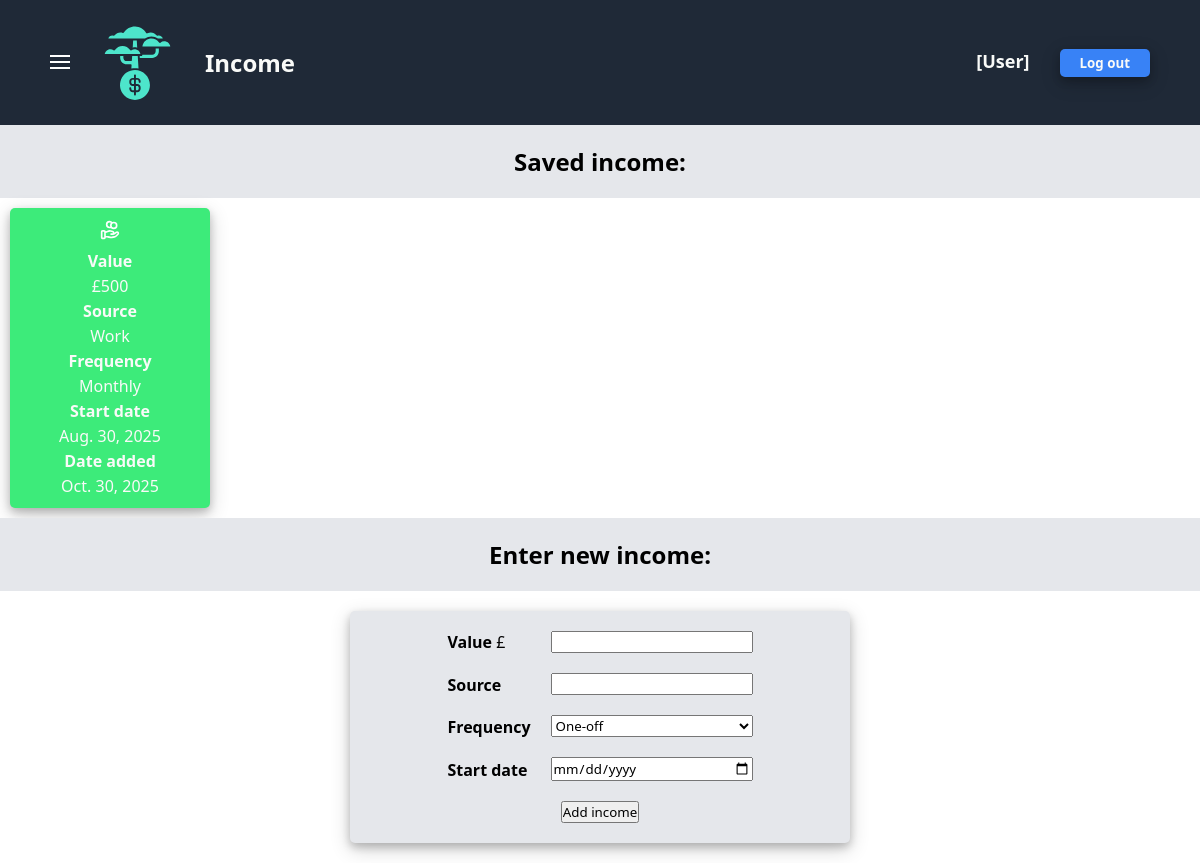
Before: /finance/income/ with the older database file.
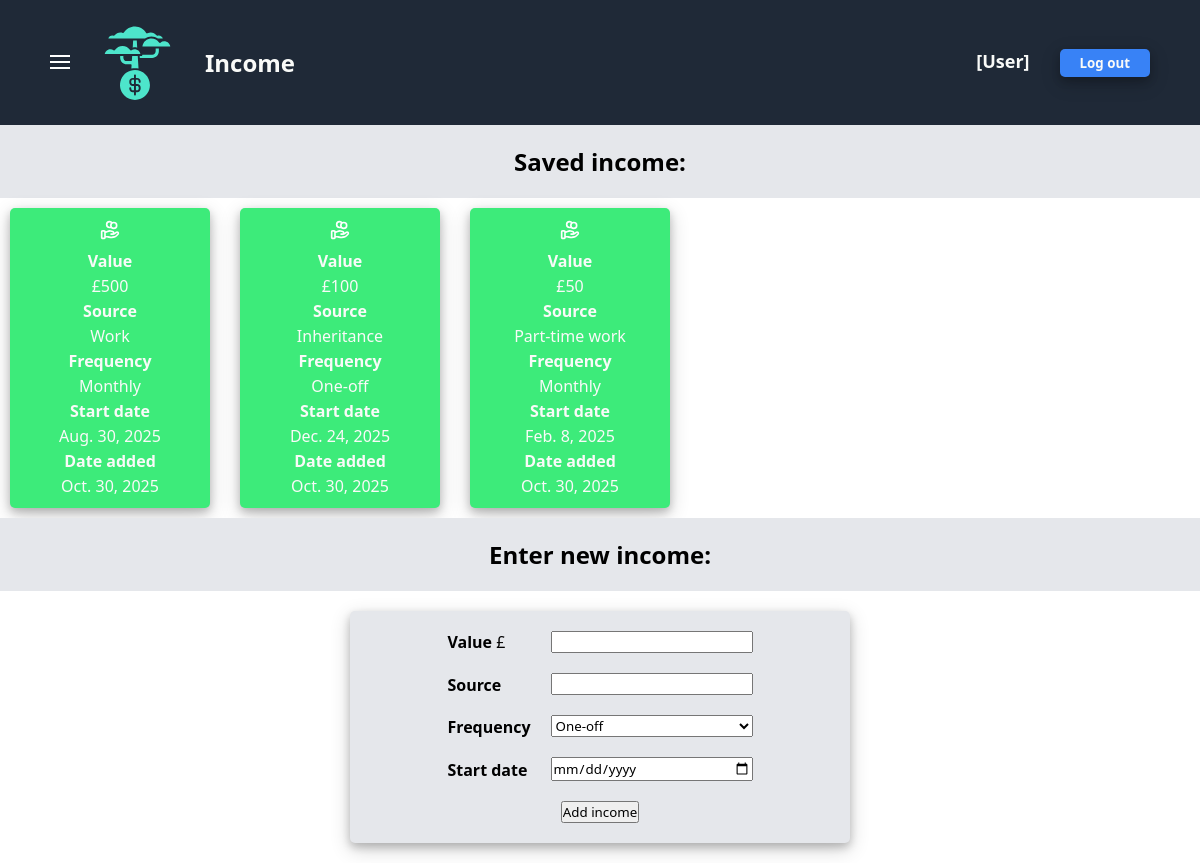
After: the same page with the newer database file.
### finance/models.py (models this page shows)
class FinancialObject(models.Model):
    user = models.ForeignKey(User, on_delete=models.CASCADE) # A single user can have many instances of income/expenses/budgets
    value = models.IntegerField(default=0)
    startDate = models.DateField(default=datetime.date.today)
    addDate = models.DateField(default=datetime.date.today)
    class Meta:
        abstract = True # Makes the "FinancialObject" class an Abstract Base Class (ABC)

class Income(FinancialObject):
    source = models.CharField(default="N/A", max_length=200)
    frequency = models.CharField(default="Monthly", max_length=200)

### finance/views.py (the view)
# urls.py: path("income/", views.income, name="income"),
def income(request):
    message = request.GET.get("message", "")
    income = Income.objects.all()
    return render(
        request,
        "finance/income.html",
        {
            "income": income,
            "message": message
        }
    )

### finance/templates/finance/income.html (shortened to what this page needs)
{% extends "finance/finance-base.html" %}
{% block header-title %}Income{% endblock %}
{% block finance_extra_css %}
    {% load static %}
    <link rel="stylesheet" href="{% static 'finance/income-style.css' %}">
{% endblock %}
{% block saved-label %}Saved income:{% endblock %}
{% block presence-check-and-list %}
    {% if income %}
        {% for i in income %}
            <li class="card">
                <div class="card-icon">
                </div>
                <div class="card-info">
                    <div><strong>Value</strong></div><div>£{{ i.value }}</div>
                    <div><strong>Source</strong></div><div>{{ i.source }}</div>
                    <div><strong>Frequency</strong></div><div>{{ i.frequency }}</div>
                    <div><strong>Start date</strong></div><div>{{ i.startDate }}</div>
                    <div><strong>Date added</strong></div><div>{{ i.addDate }}</div>
                </div>
            </li>
        {% endfor %}
    {% else %}
        <li>No income added yet.</li>
    {% endif %}
{% endblock %}
{% block enter-label %}Enter new income:{% endblock %}
{% block form %}
    <form action="{% url 'finance:addIncome' %}" method="post" class="form">
        <div class="form-components">
            <div class="form-labels-and-answers">
                <div class="form-labels">
                    <label for="value"><strong>Value</strong>    £</label>
                    <label for="source"><strong>Source</strong></label>
                    <div><strong>Frequency</strong></div>
                    <label for="startDate"><strong>Start date</strong></label>
                </div>
                <div class="form-answers">
                    <input type="text" id="value" name="value">
                    <input type="text" id="source" name="source">
                    <select id="frequency" name="frequency">
                        <option value="One-off">One-off</option>
                    </select>
                    <input type="date" id="startDate" name="startDate" value=date>
                </div>
            </div>
            <div class="submit">
                <input type="submit" value="Add income">
            </div>
        </div>
    </form>
{% endblock %}

### finance/templates/finance/finance-base.html (shortened to what this page needs)
{% extends "dashboard/navbar-and-sidebar-base.html" %}
{% block extra_css %}
    {% load static %}
    <link rel="stylesheet" href="{% static 'finance/finance-base-style.css' %}">
    {% block finance_extra_css %}{% endblock %}
{% endblock %}
{% block content %}
    <div class="saved-label">
        <h2>{% block saved-label %}{% endblock %}</h2>
    </div>
    <div class="cards-section">
        <ul class="cards-group">
        {% block presence-check-and-list %}
        {% endblock %}
        </ul>
    </div>
    <div class="enter-label">
        <h2>{% block enter-label %}{% endblock %}</h2>
    </div>
    {% block form %}
    {% endblock %}
{% endblock %}

### dashboard/templates/dashboard/navbar-and-sidebar-base.html (shortened to what this page needs)
<!DOCTYPE html>
<html lang="en">
<head>
    {% load static %}
    <link rel="stylesheet" href="{% static 'dashboard/navbar-and-sidebar-base-style.css' %}">
    {% block extra_css %}{% endblock %}
</head>
<body>
    <div class="header">
        <ul class="header-left-side">
            <li>
                <button id="open-sidebar">
                    <svg width="20" height="20" viewBox="0 0 20 20" fill="none">
                        <rect y="3" width="20" height="2" fill="#fff"/>
                        <rect y="9" width="20" height="2" fill="#fff"/>
                        <rect y="15" width="20" height="2" fill="#fff"/>
                    </svg>
                </button>
            </li>
            {% load static %}
            <a href="{% url 'dashboard:dashboard' %}" class="logo-link">
                <img src="{% static 'dashboard/logo.png' %}">
            </a>
            <li>{% block header-title %}Dashboard{% endblock %}</li>
        </ul>
        <ul class="header-right-side">
            <li>
                [User]
            </li>
            <li>
                <button class="header-log-out">Log out</button>
            </li>
        </ul>
    </div>
    {% block content %}{% endblock %}
</body>
</html>

### dashboard/static/dashboard/navbar-and-sidebar-base-style.css (style rules this page uses)
* { padding: 0; margin: 0; box-sizing: border-box; font-family: system-ui, -apple-system, BlinkMacSystemFont, 'Segoe UI', Roboto, Oxygen, Ubuntu, Cantarell, 'Open Sans', 'Helvetica Neue', sans-serif; }
body { display: flex; flex-direction: column; }
a { text-decoration: none; font-size: 18px; color: #e5e7eb; display: flex; flex-direction: column; justify-content: center; align-items: center; }
ul { list-style: none; display: flex; gap: 30px; }
.header { display: flex; justify-content: space-between; align-items: center; padding: 25px 50px; background-color: #1F2937; }
.header-left-side { font-size: 24px; color: #f9faf8; font-weight: 600; display: flex; align-items: center; }
#open-sidebar { background-color: #1F2937; border-style: none; }
.header-right-side { font-size: 18px; color: #f9faf8; font-weight: 600; }
.header-log-out { background-color: #3882f6; color: #f9faf8; border-radius: 5px; border: none; padding: 5px 20px; font-weight: 600; box-shadow: 0 4px 8px 0 rgba(0, 0, 0, 0.2), 0 6px 20px 0 rgba(0, 0, 0, 0.19); }

### finance/static/finance/finance-base-style.css (style rules this page uses)
.saved-label, .enter-label { display: flex; justify-content: center; padding: 20px; background-color: #e5e7eb; color: black; }
.cards-section { margin: 10px; }
.cards-group { display: flex; flex-direction: row; flex-wrap: wrap; }
.card { display: flex; flex-direction: column; justify-content: center; align-items: center; border-radius: 5px; width: 200px; height: 300px; box-shadow: 0 4px 8px 0 rgba(0, 0, 0, 0.2), 0 6px 20px 0 rgba(0, 0, 0, 0.19); background-color: #3deb7a; padding: 10px; }
.card-icon { width: 100%; height: 10px; display: flex; justify-content: center; margin-bottom: 20px; }
.card-info { display: flex; flex-direction: column; justify-content: space-around; text-align: center; color: #f9faf8; gap: 3px; }
.form { display: flex; justify-content: center; margin: 20px; }
.form-components { display: flex; flex-direction: column; justify-content: center; width: 500px; gap: 20px; padding: 20px; background-color: #e5e7eb; border-radius: 5px; box-shadow: 0 4px 8px 0 rgba(0, 0, 0, 0.2), 0 6px 20px 0 rgba(0, 0, 0, 0.19); }
.form-labels-and-answers { display: flex; justify-content: center; gap: 20px; }
.form-labels { display: flex; flex-direction: column; justify-content: space-around; gap: 20px; }
.form-answers { display: flex; flex-direction: column; justify-content: space-around; gap: 20px; }
.submit { display: flex; justify-content: center; align-items: center; }

### finance/static/finance/income-style.css (style rules this page uses)
.card { background-color: #3deb7a; }

Changed rows visible on the page:
added Income: value "100", source "Inheritance", frequency "One-off", startDate "Dec. 24, 2025", addDate "Oct. 30, 2025"
added Income: value "50", source "Part-time work", frequency "Monthly", startDate "Feb. 8, 2025", addDate "Oct. 30, 2025"
